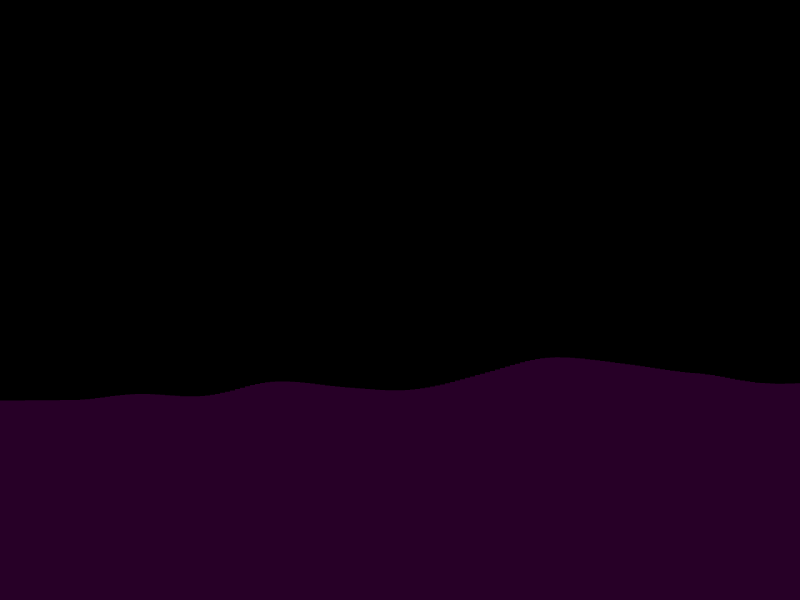
Frame 1 (no input)
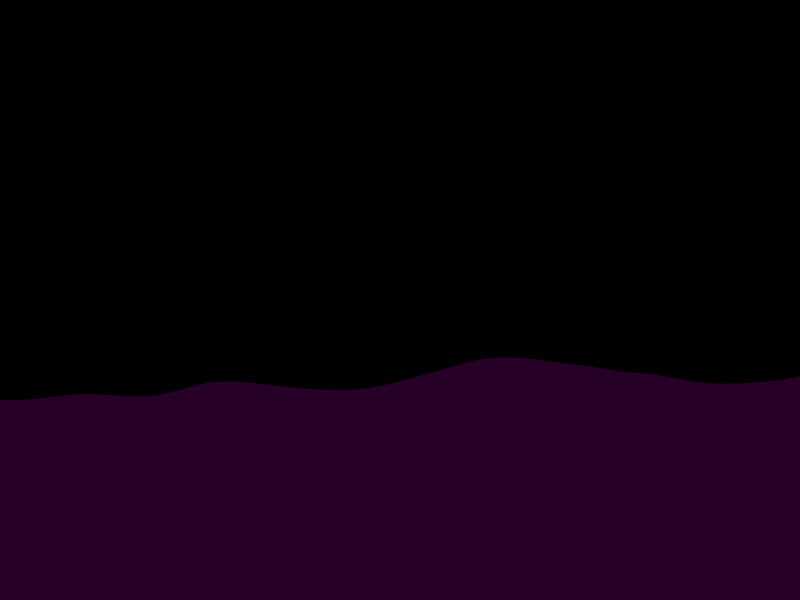
Frame 60 (no input)
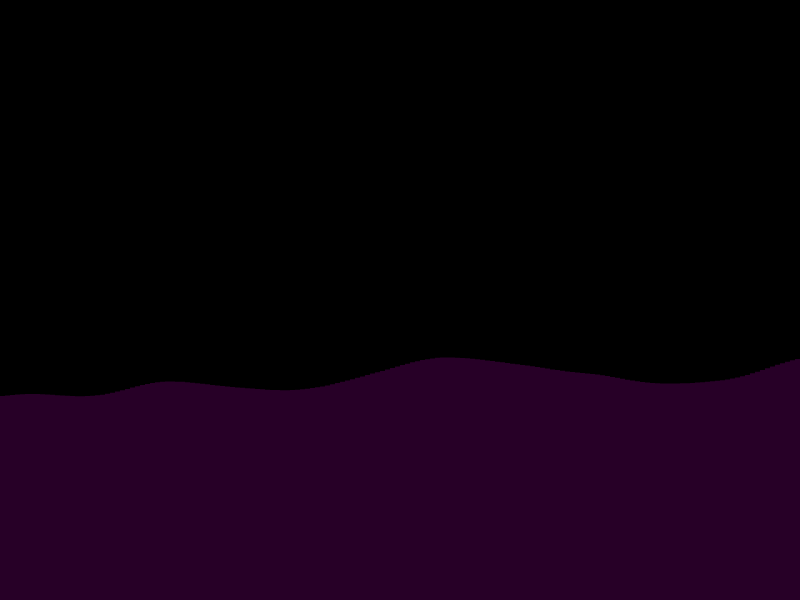
Frame 120 (the mouse pressed at the canvas centre since frame 60)

The p5.js sketch that drew these frames (run headless with seeded random() and noise() and a simulated clock; from frame 60 on, the mouse is pressed at the canvas centre):

// p5.js sketch
// ── sketch.js
const lilstep = 0.009;
let pstart = 0;
const multsize = 150;

let lastHigh=[];
let actHigh=[];

let agents = [];
let grav;

function setup() {
    createCanvas(800, 600);
    grav = createVector(0,0.9);
    for(let i = 0;i<width;i+=5){
        lastHigh[i] = 0;
        actHigh[i] = 0;
    }
}

function draw() {
    background(0);
    //Perlin noise
    let nx = pstart;
    //Avanza el noise como si la onda avanzara
    let ny = frameCount/600;
    lastHigh = actHigh.slice();
    for(let i = 0;i<width;i+=5){
        //Genera el crazy noisy bizarre town
        let n = (noise(nx,ny)*multsize)+height/2;
        //Cambia la altura de la onda en la posicion y dependiendo de cual punto en x sea
        ny += lilstep;
        fill(200,0,200,50);
        noStroke();
        rect(i, n, 5, height-n);
        actHigh[i/5] = n;
    }
    //Avanza el noise como si la onda cambiara
    pstart+=lilstep/100;

    //Agregar agentes()
    if(mouseIsPressed && mouseButton.left){
        agents.push(new agent2D(mouseX,mouseY,randomGaussian(100,10)));
    }

    //Renderizar agentes
    for(let a of agents){
        a.applyGrav(grav);
        a.setColorOpacity(1000);
        a.applyFric(5);
        if(a.pos.y>actHigh[floor(a.pos.x/5)]){
            a.setColorOpacity(60);
            //Aplica drag
            a.applyDrag(5);
            //Aplica corriente a la marea
            a.applyForce(createVector(-10,0));
            //Si la marea sube aplica una pequeña fuerza hacia arriba
            // if(actHigh[floor(a.pos.x/5)]>lastHigh[floor(a.pos.x/5)]){
            //     a.applyGrav(createVector(0,-1));
            // }
        }

        a.update();
        if(a.isDead()){
            let index = agents.indexOf(a);
            agents.splice(index,1);
            continue;
        }
        a.draw();
    }
}
// ── Agent.js
class agent2D{
    constructor(x,y,mass){
        this.pos = createVector(x,y);
        this.vel = p5.Vector.random2D().mult(2);
        this.acc = createVector(0,0);
        this.mass = mass;
        this.r = sqrt(mass/PI);
        this.Red = 55+random(0,200);
        this.Blue = 55+random(0,200);
        this.color = color(this.Red,0,this.Blue);
        this.damp = 0.5;
    }
    update(){
        this.vel.add(this.acc);
        this.pos.add(this.vel);
        this.acc.mult(0);

        this.borders();
    }
    borders(){
        // if(this.vel.x!=0 && this.pos.x<=this.r || this.pos.x>=width-this.r){
        //     this.vel.x *= -this.damp;
        //     if(this.vel.x <= 0.5 && this.vel.x > -0.5) this.vel.x=0;
        // }
        if(this.vel.y!=0 && this.pos.y<=this.r || this.pos.y>=height-this.r){
            this.vel.y *= -this.damp;
            if(this.vel.y <= 0.5 && this.vel.y > -0.5) this.vel.y=0;
        }
        // this.pos.x = constrain(this.pos.x, this.r, width-this.r);
        this.pos.y = constrain(this.pos.y, this.r, height-this.r);
    }

    applyForce(f){
        let force = p5.Vector.div(f,this.mass)
        this.acc.add(force);
    }
    applyGrav(g){
        this.acc.add(g);
    }
    applyFric(f){
        let fric = this.vel.copy();
        fric.normalize();
        fric.mult(-f);
        this.applyForce(fric);
    }
    applyDrag(d){
        let drag = this.vel.copy();
        drag.normalize();
        drag.mult(-d*this.vel.mag()**2);
        this.applyForce(drag);
    }

    isDead(){
        return this.pos.x<-this.r;
    }

    draw(){
        fill(this.color);
        noStroke();
        circle(this.pos.x, this.pos.y, this.r*2);
    }
    setColorOpacity(o){
        this.color = color(this.Red,0,this.Blue,o);
    }
}
